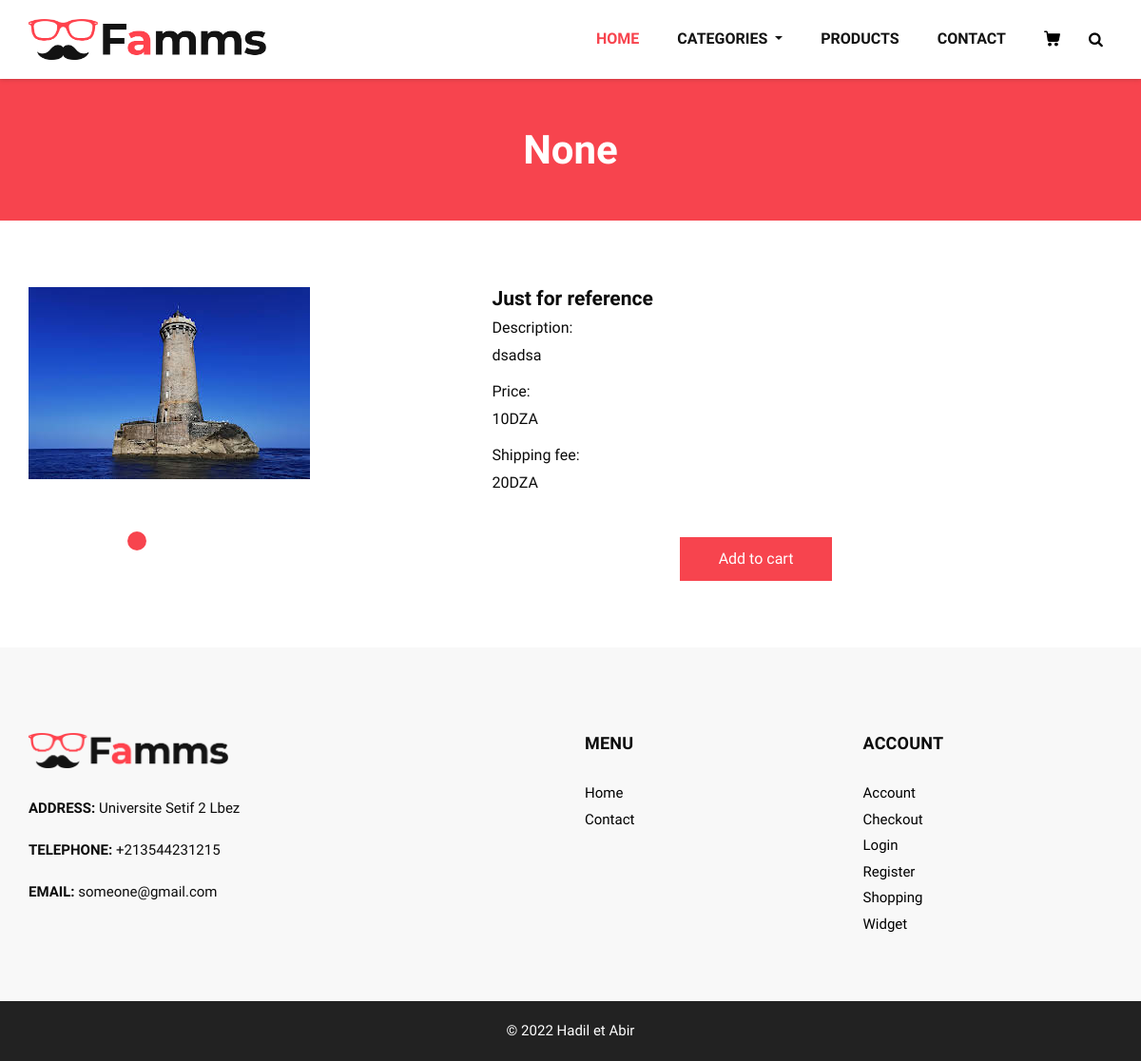
/products/2, run on an earlier commit of the app's database.
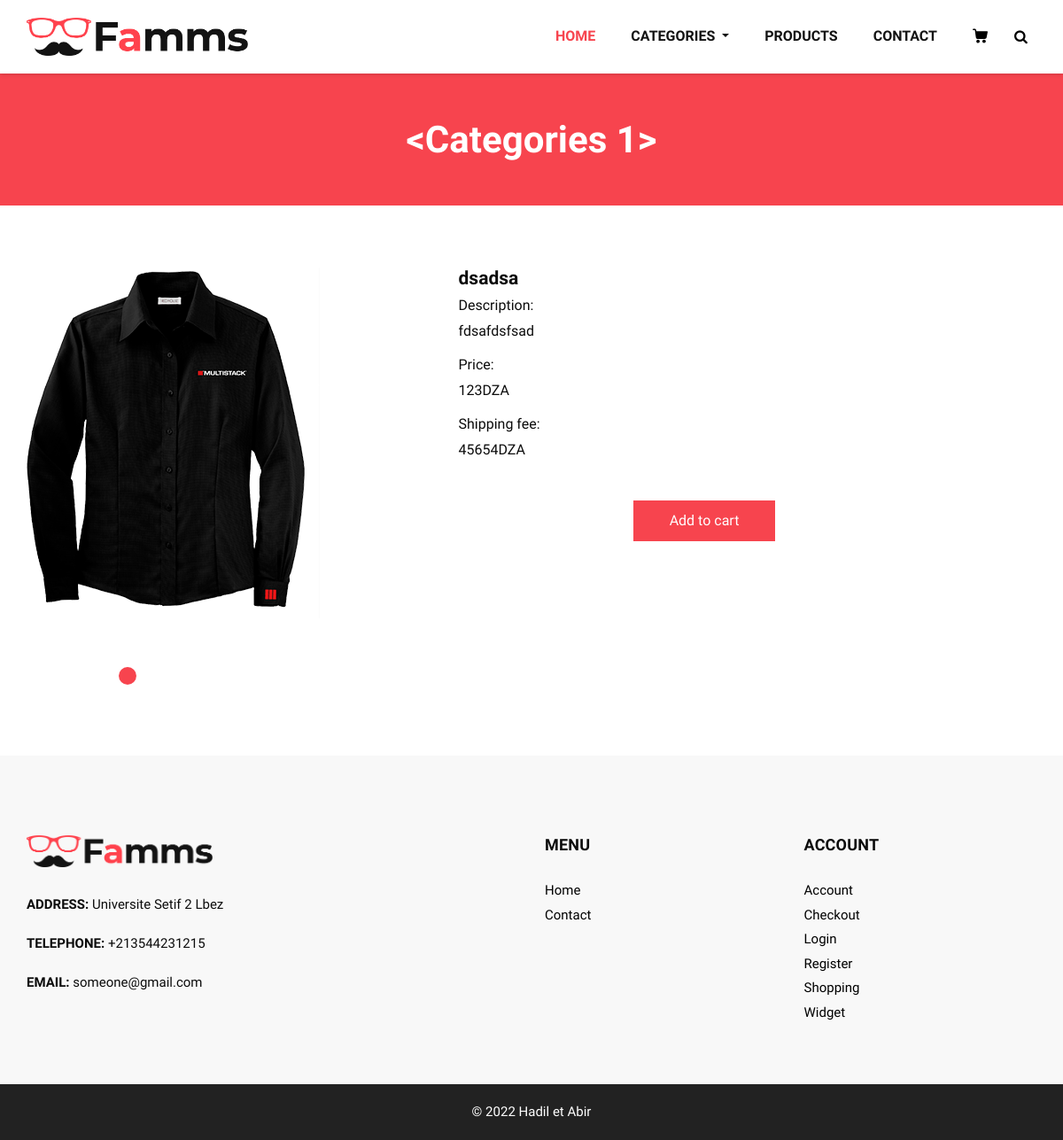
And on a later commit of the database.
### backend.py (models this page shows, shortened)
class Proimgs(database.Model):
    IMGID = database.Column(
        database.Integer, primary_key=True)
    PROID = database.Column(
        database.Integer, database.ForeignKey("proimgs.PROID"))
    img = database.Column(database.String(600), nullable=False)

class Products(database.Model):
    PROID = database.Column(
        database.Integer, primary_key=True)
    CATID = database.Column(
        database.Integer, database.ForeignKey("categories.CATID"))
    name = database.Column(database.String(600), nullable=False)
    description = database.Column(database.String(600), nullable=False)
    price = database.Column(database.Integer, nullable=False)
    shippingFee = database.Column(database.Integer, nullable=False)

class Categories(database.Model):
    CATID = database.Column(database.Integer, primary_key=True)
    name = database.Column(database.String(600), nullable=False)
    description = database.Column(database.String(600), nullable=False)
    def __repr__(self):
        return '<Categories %r>' % self.CATID

### backend.py (the view)
@app.route('/products/<int:ID>')
def product(ID):
    product = Products.query.get(ID)
    if product is not None:
        category = Categories.query.get(product.CATID)
        imgs = Proimgs.query.filter(Proimgs.PROID == product.PROID).all()
        data = {
            "category": category,
            "product": product,
            "img": imgs
        }
        return render_template('product.html', data=data)
    else:
        return redirect('/404')

### templates/product.html (shortened to what this page needs)
{%extends 'base.html'%} {%block title%}Products{%endblock%} {%block
class%}class="sub_page"{%endblock%}  {%block main%}
<section class="inner_page_head">
  <div class="container_fuild">
    <div class="row">
      <div class="col-md-12">
        <div class="full">
          <h3>{{data["category"]}}</h3>
        </div>
      </div>
    </div>
  </div>
</section>
<section class="product_section layout_padding">
  <div class="container">
    <div class="row">
      <div class="col-lg-5">
        <div id="customCarousel1" class="carousel slide" data-ride="carousel">
          <div class="carousel-inner">
            <div class="carousel-item active">
              <div class="img-box">
                <img
                  src="../static/assets/images/uploads/{{data['img'][0].img}}"
                  alt=""
                />
              </div>
            </div>
          </div>
          <div class="col-lg-6">
            <ol class="carousel-indicators">
              <li
                data-target="#customCarousel1"
                data-slide-to="0"
                class="active"
              ></li>
            </ol>
          </div>
        </div>
      </div>
      <div class="col-lg-6">
        <div class="detail-box">
          <h5>
            <span> {{data["product"].name}} </span>
          </h5>
          <h6>Description:</h6>
          <p>{{data["product"].description}}</p>
          <h6>Price:</h6>
          <p>{{data["product"].price}}DZA</p>
          <h6>Shipping fee:</h6>
          <p>{{data["product"].shippingFee}}DZA</p>
          <div class="btn-box">
            <a href="" class="btn2"> Add to cart </a>
          </div>
        </div>
      </div>
    </div>
  </div>
</section>
{%endblock%}

### templates/base.html (shortened to what this page needs)
<!DOCTYPE html>
<html lang="en">
    <head>
        <link rel="stylesheet" type="text/css" href="{{url_for('static', filename='assets/css/bootstrap.css')}}" />
        <link href="{{url_for('static', filename='assets/css/font-awesome.min.css')}}" rel="stylesheet" />
        <link href="{{url_for('static', filename='assets/css/style.css')}}" rel="stylesheet" />
        <link href="{{url_for('static', filename='assets/css/responsive.css')}}" rel="stylesheet" />
     </head>
<body {%block class%}{%endblock%}>
    <div class="hero_area">
        <header class="header_section">
           <div class="container">
              <nav class="navbar navbar-expand-lg custom_nav-container ">
                 <a class="navbar-brand" href="/"><img width="250" src="{{url_for('static', filename='assets/images/logo.png')}}" alt="#" /></a>
                 <div class="collapse navbar-collapse" id="navbarSupportedContent">
                    <ul class="navbar-nav">
                       <li class="nav-item active">
                          <a class="nav-link" href="/">Home <span class="sr-only">(current)</span></a>
                       </li>
                      <li class="nav-item dropdown">
                          <a class="nav-link dropdown-toggle" href="#" data-toggle="dropdown" role="button" aria-haspopup="true" aria-expanded="true"> <span class="nav-label">Categories </a>
                       </li>
                       <li class="nav-item">
                          <a class="nav-link" href="/products">Products</a>
                       </li>
                       <li class="nav-item">
                          <a class="nav-link" href="/contact">Contact</a>
                       </li>
                       <li class="nav-item">
                          <a class="nav-link" href="#">
                          </a>
                       </li>
                       <form class="form-inline">
                          <button class="btn  my-2 my-sm-0 nav_search-btn" type="submit">
                          <i class="fa fa-search" aria-hidden="true"></i>
                          </button>
                       </form>
                    </ul>
                 </div>
              </nav>
           </div>
        </header>
     </div>
     {%block main%}
     {%endblock%}
    <footer>
    <div class="container">
        <div class="row">
            <div class="col-md-6">
                <div class="full">
                    <div class="logo_footer">
                    <a href="#"><img width="210" src="../../../static/assets/images/logo.png" alt="#" /></a>
                    </div>
                    <div class="information_f">
                    <p><strong>ADDRESS:</strong> Universite Setif 2 Lbez</p>
                    <p><strong>TELEPHONE:</strong> +213544231215</p>
                    <p><strong>EMAIL:</strong> someone@gmail.com</p>
                    </div>
                </div>
            </div>
            <div class="col-md-6">
                <div class="row">
                <div class="col-md-12">
                    <div class="row">
                        <div class="col-md-6">
                            <div class="widget_menu">
                            <h3>Menu</h3>
                            <ul>
                                <li><a href="#">Home</a></li>
                                <li><a href="#">Contact</a></li>
                            </ul>
                            </div>
                        </div>
                        <div class="col-md-6">
                            <div class="widget_menu">
                            <h3>Account</h3>
                            <ul>
                                <li><a href="#">Account</a></li>
                                <li><a href="#">Checkout</a></li>
                                <li><a href="#">Login</a></li>
                                <li><a href="#">Register</a></li>
                                <li><a href="#">Shopping</a></li>
                                <li><a href="#">Widget</a></li>
                            </ul>
                            </div>
                        </div>
                    </div>
                </div>
                </div>
            </div>
        </div>
    </div>
    </footer>
    <div class="cpy_">
    <p class="mx-auto">© 2022  Hadil et Abir<br></p>
    </div>
</body>
</html>

### static/assets/css/style.css (style rules this page uses)
* { box-sizing: border-box; }
body { font-family: 'Montserrat', sans-serif; color: #0c0c0c; background-color: #ffffff; overflow-x: hidden; }
.layout_padding { padding: 70px 0; }
a, a:hover, a:focus { text-decoration: none; }
.btn, .btn:focus { outline: none !important; -webkit-box-shadow: none; box-shadow: none; }
.hero_area { position: relative; min-height: 100vh; display: -webkit-box; display: -ms-flexbox; display: flex; -webkit-box-orient: vertical; -webkit-box-direction: normal; -ms-flex-direction: column; flex-direction: column; }
.sub_page .hero_area { min-height: auto; -webkit-box-shadow: 0 0 5px 0 rgba(0, 0, 0, 0.25); box-shadow: 0 0 5px 0 rgba(0, 0, 0, 0.25); }
.header_section { padding: 15px 0; }
.navbar-brand { font-family: 'Playfair Display', serif; }
.custom_nav-container { padding: 0; }
.custom_nav-container .navbar-nav { margin-left: auto; }
.custom_nav-container .navbar-nav .nav-item .nav-link { padding: 5px 20px; color: #131313; text-align: center; text-transform: uppercase; border-radius: 5px; -webkit-transition: all 0.3s; transition: all 0.3s; font-weight: 700; }
.custom_nav-container .navbar-nav .nav-item .nav-link svg { width: 17px; height: auto; fill: #000000; margin-bottom: 2px; }
.custom_nav-container .navbar-nav .nav-item:hover .nav-link, .custom_nav-container .navbar-nav .nav-item.active .nav-link { color: #f7444e; }
.custom_nav-container .nav_search-btn { width: 35px; height: 35px; padding: 0; border: none; color: #000000; }
.product_section .btn-box { display: -webkit-box; display: -ms-flexbox; display: flex; -webkit-box-pack: center; -ms-flex-pack: center; justify-content: center; margin-top: 45px; }
.product_section .btn-box a { display: inline-block; padding: 10px 40px; background-color: #f7444e; border: 1px solid #f7444e; color: #ffffff; border-radius: 0; -webkit-transition: all 0.3s; transition: all 0.3s; }
.detail-box h5 { font-size: 21px; font-weight: 700; }
.inner_page_head { background: #f7444e; text-align: center; color: #fff; padding-top: 50px; padding-bottom: 40px; }
.inner_page_head h3 { font-size: 42px; font-weight: 800; }
footer { background: #f8f8f8; padding: 90px 0 70px; }
.logo_footer { margin-bottom: 30px; }
.information_f p { margin-bottom: 1.2rem; line-height: 25px; font-size: 15px; }
.widget_menu h3 { font-size: 18px; font-weight: 700; text-transform: uppercase; letter-spacing: 0.2px; margin-bottom: 25px; }
.widget_menu ul { list-style: none; padding: 0; margin: 0; }
.widget_menu ul li { float: left; width: 100%; }
.widget_menu ul li a { font-size: 15px; color: #000; margin-bottom: 0; float: left; width: 100%; margin-top: 5px; }
.widget_menu { float: left; width: 100%; }
.cpy_ { background: #222; text-align: center; padding: 20px 0; }
.cpy_ p { margin: 0; color: #fff; font-size: 15px; font-weight: 400; }

### static/assets/css/responsive.css (style rules this page uses)
@media (min-width: 1200px) { .container { max-width: 1170px; } }

### templates/product.html (style rules this page uses)
.carousel-indicators { position: unset; margin: 0; margin-top: 45px; -webkit-box-pack: start; -ms-flex-pack: start; justify-content: center; -webkit-box-align: center; -ms-flex-align: center; align-items: center; }
.carousel-indicators li { background-color: #5c5c5c; width: 12px; height: 12px; border-radius: 100%; opacity: 1; }
.carousel-indicators li.active { width: 20px; height: 20px; background-color: #f7444e; }

What changed in the data, as far as the page shows it:
removed Proimgs: img (picture)
added Categories: category "<Categories 1>"
added Proimgs: img (picture)
changed Products "dsadsa": product.name "Just for reference" → "dsadsa"; product.description "dsadsa" → "fdsafdsfsad"; product.price "10" → "123"; product.shippingFee "20" → "45654"
Also different on the page:
{{ data["category"] }}: "None" → (not shown)
